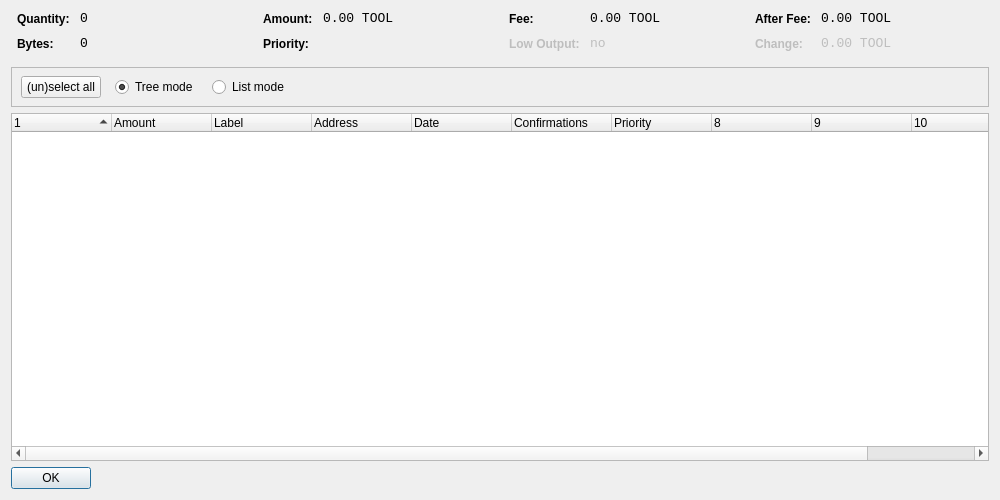
<?xml version="1.0" encoding="UTF-8"?>
<ui version="4.0">
 <class>CoinControlDialog</class>
 <widget class="QDialog" name="CoinControlDialog">
  <property name="geometry">
   <rect>
    <x>0</x>
    <y>0</y>
    <width>1000</width>
    <height>500</height>
   </rect>
  </property>
  <property name="windowTitle">
   <string>Coin Control</string>
  </property>
  <layout class="QVBoxLayout" name="verticalLayout">
   <item>
    <layout class="QHBoxLayout" name="horizontalLayoutTop" stretch="0,0,0,0">
     <property name="topMargin">
      <number>0</number>
     </property>
     <property name="bottomMargin">
      <number>10</number>
     </property>
     <item>
      <layout class="QFormLayout" name="formLayoutCoinControl1">
       <property name="horizontalSpacing">
        <number>10</number>
       </property>
       <property name="verticalSpacing">
        <number>10</number>
       </property>
       <property name="leftMargin">
        <number>6</number>
       </property>
       <property name="rightMargin">
        <number>6</number>
       </property>
       <item row="0" column="0">
        <widget class="QLabel" name="labelCoinControlQuantityText">
         <property name="styleSheet">
          <string notr="true">font-weight:bold;</string>
         </property>
         <property name="text">
          <string>Quantity:</string>
         </property>
        </widget>
       </item>
       <item row="0" column="1">
        <widget class="QLabel" name="labelCoinControlQuantity">
         <property name="font">
          <font>
           <family>Monospace</family>
           <pointsize>10</pointsize>
          </font>
         </property>
         <property name="cursor">
          <cursorShape>IBeamCursor</cursorShape>
         </property>
         <property name="contextMenuPolicy">
          <enum>Qt::ActionsContextMenu</enum>
         </property>
         <property name="text">
          <string notr="true">0</string>
         </property>
         <property name="textInteractionFlags">
          <set>Qt::LinksAccessibleByMouse|Qt::TextSelectableByKeyboard|Qt::TextSelectableByMouse</set>
         </property>
        </widget>
       </item>
       <item row="1" column="0">
        <widget class="QLabel" name="labelCoinControlBytesText">
         <property name="styleSheet">
          <string notr="true">font-weight:bold;</string>
         </property>
         <property name="text">
          <string>Bytes:</string>
         </property>
        </widget>
       </item>
       <item row="1" column="1">
        <widget class="QLabel" name="labelCoinControlBytes">
         <property name="font">
          <font>
           <family>Monospace</family>
           <pointsize>10</pointsize>
          </font>
         </property>
         <property name="cursor">
          <cursorShape>IBeamCursor</cursorShape>
         </property>
         <property name="contextMenuPolicy">
          <enum>Qt::ActionsContextMenu</enum>
         </property>
         <property name="text">
          <string notr="true">0</string>
         </property>
         <property name="textInteractionFlags">
          <set>Qt::LinksAccessibleByMouse|Qt::TextSelectableByKeyboard|Qt::TextSelectableByMouse</set>
         </property>
        </widget>
       </item>
      </layout>
     </item>
     <item>
      <layout class="QFormLayout" name="formLayoutCoinControl2">
       <property name="horizontalSpacing">
        <number>10</number>
       </property>
       <property name="verticalSpacing">
        <number>10</number>
       </property>
       <property name="leftMargin">
        <number>6</number>
       </property>
       <property name="rightMargin">
        <number>6</number>
       </property>
       <item row="0" column="0">
        <widget class="QLabel" name="labelCoinControlAmountText">
         <property name="styleSheet">
          <string notr="true">font-weight:bold;</string>
         </property>
         <property name="text">
          <string>Amount:</string>
         </property>
        </widget>
       </item>
       <item row="0" column="1">
        <widget class="QLabel" name="labelCoinControlAmount">
         <property name="font">
          <font>
           <family>Monospace</family>
           <pointsize>10</pointsize>
          </font>
         </property>
         <property name="cursor">
          <cursorShape>IBeamCursor</cursorShape>
         </property>
         <property name="contextMenuPolicy">
          <enum>Qt::ActionsContextMenu</enum>
         </property>
         <property name="text">
          <string notr="true">0.00 TOOL</string>
         </property>
         <property name="textInteractionFlags">
          <set>Qt::LinksAccessibleByMouse|Qt::TextSelectableByKeyboard|Qt::TextSelectableByMouse</set>
         </property>
        </widget>
       </item>
       <item row="1" column="0">
        <widget class="QLabel" name="labelCoinControlPriorityText">
         <property name="styleSheet">
          <string notr="true">font-weight:bold;</string>
         </property>
         <property name="text">
          <string>Priority:</string>
         </property>
        </widget>
       </item>
       <item row="1" column="1">
        <widget class="QLabel" name="labelCoinControlPriority">
         <property name="font">
          <font>
           <family>Monospace</family>
           <pointsize>10</pointsize>
          </font>
         </property>
         <property name="cursor">
          <cursorShape>IBeamCursor</cursorShape>
         </property>
         <property name="contextMenuPolicy">
          <enum>Qt::ActionsContextMenu</enum>
         </property>
         <property name="text">
          <string/>
         </property>
         <property name="textInteractionFlags">
          <set>Qt::LinksAccessibleByMouse|Qt::TextSelectableByKeyboard|Qt::TextSelectableByMouse</set>
         </property>
        </widget>
       </item>
      </layout>
     </item>
     <item>
      <layout class="QFormLayout" name="formLayoutCoinControl3">
       <property name="horizontalSpacing">
        <number>10</number>
       </property>
       <property name="verticalSpacing">
        <number>10</number>
       </property>
       <property name="leftMargin">
        <number>6</number>
       </property>
       <property name="rightMargin">
        <number>6</number>
       </property>
       <item row="0" column="0">
        <widget class="QLabel" name="labelCoinControlFeeText">
         <property name="styleSheet">
          <string notr="true">font-weight:bold;</string>
         </property>
         <property name="text">
          <string>Fee:</string>
         </property>
        </widget>
       </item>
       <item row="0" column="1">
        <widget class="QLabel" name="labelCoinControlFee">
         <property name="font">
          <font>
           <family>Monospace</family>
           <pointsize>10</pointsize>
          </font>
         </property>
         <property name="cursor">
          <cursorShape>IBeamCursor</cursorShape>
         </property>
         <property name="contextMenuPolicy">
          <enum>Qt::ActionsContextMenu</enum>
         </property>
         <property name="text">
          <string notr="true">0.00 TOOL</string>
         </property>
         <property name="textInteractionFlags">
          <set>Qt::LinksAccessibleByMouse|Qt::TextSelectableByKeyboard|Qt::TextSelectableByMouse</set>
         </property>
        </widget>
       </item>
       <item row="1" column="0">
        <widget class="QLabel" name="labelCoinControlLowOutputText">
         <property name="enabled">
          <bool>false</bool>
         </property>
         <property name="styleSheet">
          <string notr="true">font-weight:bold;</string>
         </property>
         <property name="text">
          <string>Low Output:</string>
         </property>
        </widget>
       </item>
       <item row="1" column="1">
        <widget class="QLabel" name="labelCoinControlLowOutput">
         <property name="enabled">
          <bool>false</bool>
         </property>
         <property name="font">
          <font>
           <family>Monospace</family>
           <pointsize>10</pointsize>
          </font>
         </property>
         <property name="cursor">
          <cursorShape>IBeamCursor</cursorShape>
         </property>
         <property name="contextMenuPolicy">
          <enum>Qt::ActionsContextMenu</enum>
         </property>
         <property name="text">
          <string notr="true">no</string>
         </property>
         <property name="textInteractionFlags">
          <set>Qt::LinksAccessibleByMouse|Qt::TextSelectableByKeyboard|Qt::TextSelectableByMouse</set>
         </property>
        </widget>
       </item>
      </layout>
     </item>
     <item>
      <layout class="QFormLayout" name="formLayoutCoinControl4">
       <property name="horizontalSpacing">
        <number>10</number>
       </property>
       <property name="verticalSpacing">
        <number>10</number>
       </property>
       <property name="leftMargin">
        <number>6</number>
       </property>
       <property name="rightMargin">
        <number>6</number>
       </property>
       <item row="0" column="0">
        <widget class="QLabel" name="labelCoinControlAfterFeeText">
         <property name="styleSheet">
          <string notr="true">font-weight:bold;</string>
         </property>
         <property name="text">
          <string>After Fee:</string>
         </property>
        </widget>
       </item>
       <item row="0" column="1">
        <widget class="QLabel" name="labelCoinControlAfterFee">
         <property name="font">
          <font>
           <family>Monospace</family>
           <pointsize>10</pointsize>
          </font>
         </property>
         <property name="cursor">
          <cursorShape>IBeamCursor</cursorShape>
         </property>
         <property name="contextMenuPolicy">
          <enum>Qt::ActionsContextMenu</enum>
         </property>
         <property name="text">
          <string notr="true">0.00 TOOL</string>
         </property>
         <property name="textInteractionFlags">
          <set>Qt::LinksAccessibleByMouse|Qt::TextSelectableByKeyboard|Qt::TextSelectableByMouse</set>
         </property>
        </widget>
       </item>
       <item row="1" column="0">
        <widget class="QLabel" name="labelCoinControlChangeText">
         <property name="enabled">
          <bool>false</bool>
         </property>
         <property name="styleSheet">
          <string notr="true">font-weight:bold;</string>
         </property>
         <property name="text">
          <string>Change:</string>
         </property>
        </widget>
       </item>
       <item row="1" column="1">
        <widget class="QLabel" name="labelCoinControlChange">
         <property name="enabled">
          <bool>false</bool>
         </property>
         <property name="font">
          <font>
           <family>Monospace</family>
           <pointsize>10</pointsize>
          </font>
         </property>
         <property name="cursor">
          <cursorShape>IBeamCursor</cursorShape>
         </property>
         <property name="contextMenuPolicy">
          <enum>Qt::ActionsContextMenu</enum>
         </property>
         <property name="text">
          <string notr="true">0.00 TOOL</string>
         </property>
         <property name="textInteractionFlags">
          <set>Qt::LinksAccessibleByMouse|Qt::TextSelectableByKeyboard|Qt::TextSelectableByMouse</set>
         </property>
        </widget>
       </item>
      </layout>
     </item>
    </layout>
   </item>
   <item>
    <widget class="QFrame" name="frame">
     <property name="minimumSize">
      <size>
       <width>0</width>
       <height>40</height>
      </size>
     </property>
     <property name="frameShape">
      <enum>QFrame::StyledPanel</enum>
     </property>
     <property name="frameShadow">
      <enum>QFrame::Sunken</enum>
     </property>
     <widget class="QWidget" name="horizontalLayoutWidget">
      <property name="geometry">
       <rect>
        <x>10</x>
        <y>0</y>
        <width>781</width>
        <height>41</height>
       </rect>
      </property>
      <layout class="QHBoxLayout" name="horizontalLayoutPanel" stretch="0,0,0,0,0">
       <property name="spacing">
        <number>14</number>
       </property>
       <item>
        <widget class="QPushButton" name="pushButtonSelectAll">
         <property name="sizePolicy">
          <sizepolicy hsizetype="Maximum" vsizetype="Fixed">
           <horstretch>0</horstretch>
           <verstretch>0</verstretch>
          </sizepolicy>
         </property>
         <property name="text">
          <string>(un)select all</string>
         </property>
        </widget>
       </item>
       <item>
        <widget class="QRadioButton" name="radioTreeMode">
         <property name="sizePolicy">
          <sizepolicy hsizetype="Maximum" vsizetype="Fixed">
           <horstretch>0</horstretch>
           <verstretch>0</verstretch>
          </sizepolicy>
         </property>
         <property name="text">
          <string>Tree mode</string>
         </property>
         <property name="checked">
          <bool>true</bool>
         </property>
        </widget>
       </item>
       <item>
        <widget class="QRadioButton" name="radioListMode">
         <property name="sizePolicy">
          <sizepolicy hsizetype="Maximum" vsizetype="Fixed">
           <horstretch>0</horstretch>
           <verstretch>0</verstretch>
          </sizepolicy>
         </property>
         <property name="text">
          <string>List mode</string>
         </property>
        </widget>
       </item>
       <item>
        <spacer name="horizontalSpacer">
         <property name="orientation">
          <enum>Qt::Horizontal</enum>
         </property>
         <property name="sizeHint" stdset="0">
          <size>
           <width>40</width>
           <height>20</height>
          </size>
         </property>
        </spacer>
       </item>
      </layout>
     </widget>
    </widget>
   </item>
   <item>
    <widget class="CoinControlTreeWidget" name="treeWidget">
     <property name="contextMenuPolicy">
      <enum>Qt::CustomContextMenu</enum>
     </property>
     <property name="sortingEnabled">
      <bool>false</bool>
     </property>
     <property name="columnCount">
      <number>11</number>
     </property>
     <attribute name="headerShowSortIndicator" stdset="0">
      <bool>true</bool>
     </attribute>
     <attribute name="headerStretchLastSection">
      <bool>false</bool>
     </attribute>
     <column>
      <property name="text">
       <string/>
      </property>
     </column>
     <column>
      <property name="text">
       <string>Amount</string>
      </property>
     </column>
     <column>
      <property name="text">
       <string>Label</string>
      </property>
     </column>
     <column>
      <property name="text">
       <string>Address</string>
      </property>
     </column>
     <column>
      <property name="text">
       <string>Date</string>
      </property>
     </column>
     <column>
      <property name="text">
       <string>Confirmations</string>
      </property>
      <property name="toolTip">
       <string>Confirmed</string>
      </property>
     </column>
     <column>
      <property name="text">
       <string>Priority</string>
      </property>
     </column>
     <column>
      <property name="text">
       <string/>
      </property>
     </column>
     <column>
      <property name="text">
       <string/>
      </property>
     </column>
     <column>
      <property name="text">
       <string/>
      </property>
     </column>
     <column>
      <property name="text">
       <string/>
      </property>
     </column>
    </widget>
   </item>
   <item>
    <widget class="QDialogButtonBox" name="buttonBox">
     <property name="sizePolicy">
      <sizepolicy hsizetype="Maximum" vsizetype="Fixed">
       <horstretch>0</horstretch>
       <verstretch>0</verstretch>
      </sizepolicy>
     </property>
     <property name="orientation">
      <enum>Qt::Horizontal</enum>
     </property>
     <property name="standardButtons">
      <set>QDialogButtonBox::Ok</set>
     </property>
    </widget>
   </item>
  </layout>
 </widget>
 <customwidgets>
  <customwidget>
   <class>CoinControlTreeWidget</class>
   <extends>QTreeWidget</extends>
   <header>coincontroltreewidget.h</header>
  </customwidget>
 </customwidgets>
 <resources/>
 <connections/>
</ui>
